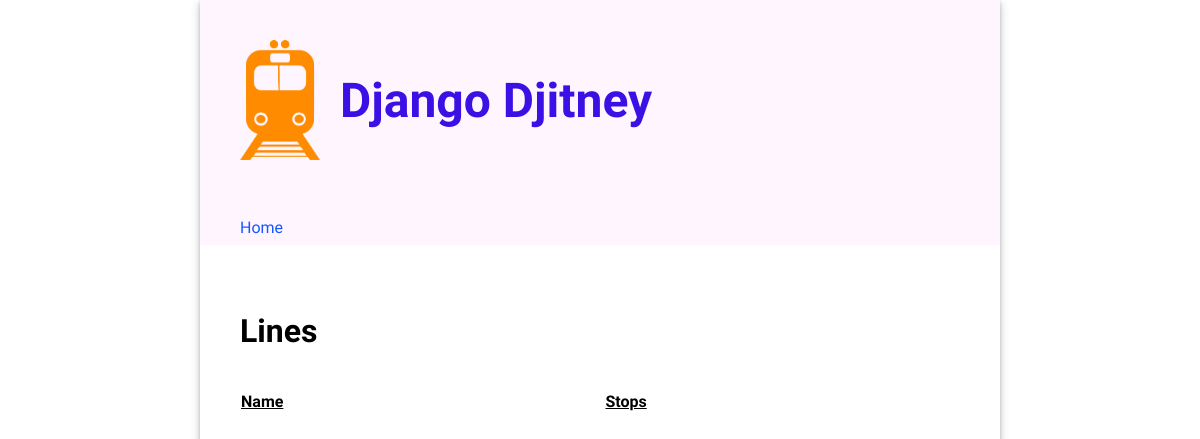
Before: / with the older database file.
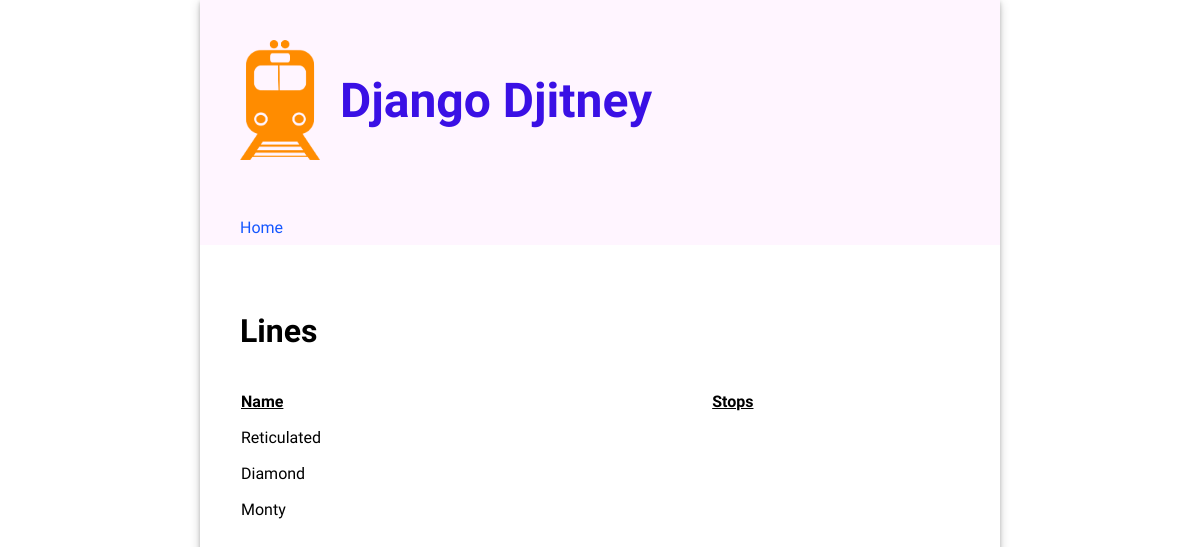
After: the same page with the newer database file.
### routes/models.py (models this page shows, shortened)
class Line(models.Model):
  name = models.CharField(unique=True, max_length=200)

### routes/views.py (the view)
# urls.py: path('', views.HomeView.as_view(), name='home'),
class HomeView(TemplateView):
  template_name = "routes/home.html"
  def get_context_data(self):
    context = super().get_context_data()
    context["lines"] = Line.objects.all()
    context["stations"] = Station.objects.all()
    context["stops"] = Stop.objects.all()
    return context

### routes/templates/routes/home.html (shortened to what this page needs)
{% extends 'base.html' %} {% load static %} {% block title %}Django Djitney{% endblock %} {% block content %}
<div class="home">
  <div>
    <h2>Lines</h2>
    <table class="line-table">
      <thead>
        <tr>
          <th>Name</th>
          <th>Stops</th>
        </tr>
      </thead>
      <tbody>
        {% for line in lines %}
        <tr>
          <td>{{ line.name }}</td>
          <td>
          </td>
        </tr>
        {% endfor %}
      </tbody>
    </table>
  </div>
</div>
{% endblock %}

### routes/templates/base.html (shortened to what this page needs)
{% load static %}
<!DOCTYPE html>
<html>
  <head>
    <link
      rel="stylesheet"
      type="text/css"
      href="{% static 'routes/style.css' %}"
    />
  </head>
  <body>
    <div class="app">
      <header>
        <div class="header-first-row">
          <img
            src="{% static 'routes/djitney.png' %}"
            alt="Django Djitney Logo"
            width="80px"
          />
          <h1 class="title">Django Djitney</h1>
        </div>
        <nav class="navbar">
          <a class="nav-item" href="{% url 'home' %}">Home</a>
        </nav>
      </header>
      <main>{% block content %}{% endblock %}</main>
    </div>
  </body>
</html>

### routes/static/routes/style.css (style rules this page uses)
body { font-family: "Oxygen", sans-serif; margin: 0; }
header { background-color: #fff5ff; min-height: 200px; display: flex; align-items: center; flex-direction: column; align-items: flex-start; padding-left: 40px; padding-top: 40px; }
.header-first-row { width: 100%; display: flex; }
.navbar { margin-top: 50px; display: flex; width: 100%; }
.navbar a { text-decoration: none; padding: 8px 0; color: #1557ff; margin-right: 15px; }
.title { font-size: 3em; padding: 0px 50px 0 20px; margin: auto 0; color: #3a10e5; }
main { padding: 40px; }
main h2 { font-size: 2em; }
.app { min-width: 800px; max-width: 60%; margin: 0 auto; box-shadow: 0 2px 4px 0 rgba(0, 0, 0, 0.2), 0 3px 10px 0 rgba(0, 0, 0, 0.19); }
main table { text-align: left; border-collapse: separate; border-spacing: 0 15px; width: 100%; }
main table th { text-align: left; border-collapse: separate; border-spacing: 0 15px; text-decoration: underline; }
a { text-decoration: none; color: #1557ff; }

Changed rows visible on the page:
added Line: name "Reticulated"
added Line: name "Diamond"
added Line: name "Monty"
